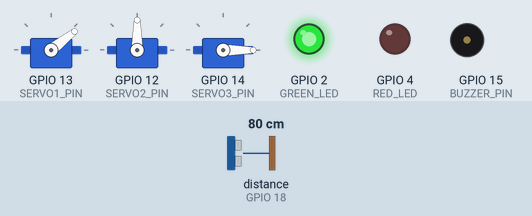
Recording of a sketch running on a simulated ESP32. Parts: 3 × servo, output pins drawn as LEDs (lit = HIGH), buzzer (waves = sounding, pin HIGH). Wiring (inferred from the names in the program): ultrasonic range finder: trigger GPIO 5; echo GPIO 18. The test bench sets the inputs (shaded band); at power-on: distance to the obstacle (sensor on GPIO 18) 80 cm. The echo pulse lasts 58.3 µs per cm; pins used as bus, display or sensor lines are not drawn; what the sketch prints to the serial monitor is not drawn.

Above: at 1.7 s.
1.8 s: distance to the obstacle (sensor on GPIO 18) set to 44 cm
At 2.17 s:
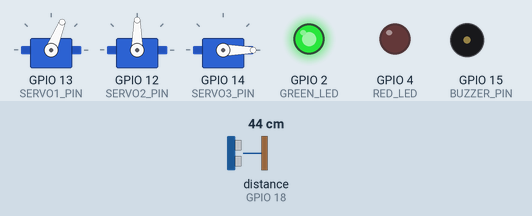
4.8 s: distance to the obstacle (sensor on GPIO 18) set to 35 cm
At 6.2 s:
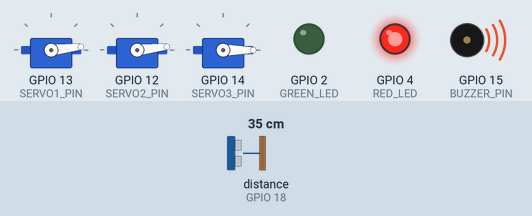
7.8 s: distance to the obstacle (sensor on GPIO 18) set to 7 cm
10.6 s: distance to the obstacle (sensor on GPIO 18) set to 4 cm
At 11.2 s:
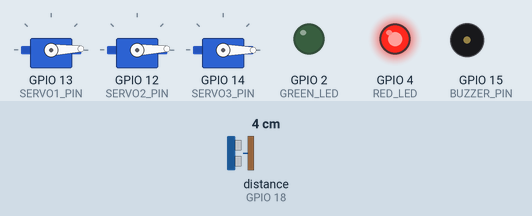
13.6 s: distance to the obstacle (sensor on GPIO 18) set to 2 cm
16.6 s: distance to the obstacle (sensor on GPIO 18) set to 9 cm
At 17.6 s:
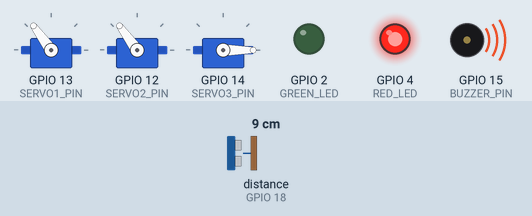
Timing chart, 0 to 29.3 s (numbered marks = the images above; inputs shaded):
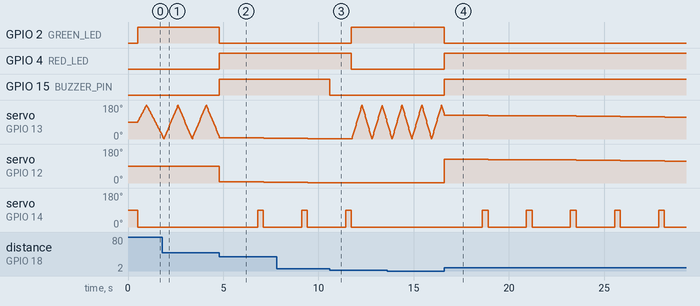

The sketch:

TRIGGER.ino
```cpp
#include <WiFi.h>
#include <WebServer.h>
#include <ESP32Servo.h>

// -------- WIFI --------
const char* ssid = "ESP32-RADAR";
const char* password = "12345678";
WebServer server(80);

// -------- PINS --------
#define SERVO1_PIN 13
#define SERVO2_PIN 12
#define SERVO3_PIN 14

#define TRIG_PIN 5
#define ECHO_PIN 18

#define GREEN_LED 2
#define RED_LED 4
#define BUZZER_PIN 15

#define RADAR_MIN 5
#define RADAR_MAX 40

Servo radarServo;
Servo targetServo;
Servo triggerServo;

int radarAngle = 90;
int direction = 1;

float distance;

bool targetLocked = false;
bool fired = false;
bool triggerActive = false;

int lockedAngle = 0;

unsigned long detectTime = 0;
unsigned long triggerTime = 0;

// -------- WEB PAGE --------
String page = R"====(
<!DOCTYPE html>
<html>
<head>
<title>Radar</title>
<style>
body { background:black; margin:0; overflow:hidden; }
canvas { display:block; }
</style>
</head>
<body>
<canvas id="radar"></canvas>
<script>
let canvas = document.getElementById("radar");
let ctx = canvas.getContext("2d");

canvas.width = window.innerWidth;
canvas.height = window.innerHeight;

let angle = 90;
let dist = 0;

function drawRadar() {

  ctx.fillStyle = "black";
  ctx.fillRect(0,0,canvas.width,canvas.height);

  let cx = canvas.width/2;
  let cy = canvas.height;

  ctx.strokeStyle = "green";

  for(let i=1;i<=4;i++){
    ctx.beginPath();
    ctx.arc(cx, cy, i*100, Math.PI, 2*Math.PI);
    ctx.stroke();
  }

  ctx.strokeStyle = "lime";
  ctx.beginPath();
  ctx.moveTo(cx, cy);
  ctx.lineTo(cx + 300*Math.cos(angle*Math.PI/180),
             cy - 300*Math.sin(angle*Math.PI/180));
  ctx.stroke();

  if(dist < 40){
    let r = dist * 5;
    let x = cx + r*Math.cos(angle*Math.PI/180);
    let y = cy - r*Math.sin(angle*Math.PI/180);

    ctx.fillStyle = "red";
    ctx.beginPath();
    ctx.arc(x,y,5,0,2*Math.PI);
    ctx.fill();
  }
}

function updateData(){
  fetch("/data")
  .then(res => res.json())
  .then(data=>{
    angle = data.angle;
    dist = data.distance;
  });
}

setInterval(updateData, 80);
setInterval(drawRadar, 30);
</script>
</body>
</html>
)====";


// -------- SENSOR --------
float getDistance() {
  digitalWrite(TRIG_PIN, LOW);
  delayMicroseconds(2);
  digitalWrite(TRIG_PIN, HIGH);
  delayMicroseconds(10);
  digitalWrite(TRIG_PIN, LOW);

  long duration = pulseIn(ECHO_PIN, HIGH, 30000);
  if(duration == 0) return 400;

  return duration * 0.034 / 2;
}


// -------- SETUP --------
void setup() {

  Serial.begin(115200);

  radarServo.attach(SERVO1_PIN);
  targetServo.attach(SERVO2_PIN);
  triggerServo.attach(SERVO3_PIN);

  radarServo.write(90);
  delay(500);

  triggerServo.write(0);

  pinMode(TRIG_PIN, OUTPUT);
  pinMode(ECHO_PIN, INPUT);

  pinMode(GREEN_LED, OUTPUT);
  pinMode(RED_LED, OUTPUT);
  pinMode(BUZZER_PIN, OUTPUT);

  digitalWrite(GREEN_LED, HIGH);

  WiFi.softAP(ssid, password);

  server.on("/", [](){
    server.send(200, "text/html", page);
  });

  server.on("/data", [](){
    String json = "{\"angle\":" + String(radarAngle) +
                  ",\"distance\":" + String(distance) + "}";
    server.send(200, "application/json", json);
  });

  server.begin();
}


// -------- LOOP --------
void loop() {

  server.handleClient();

  // RADAR MOVEMENT (STOP WHEN TARGET)
  if (!targetLocked) {
    radarServo.write(radarAngle);

    radarAngle += direction * 2;

    if (radarAngle >= 180) {
      radarAngle = 180;
      direction = -1;
    }

    if (radarAngle <= 0) {
      radarAngle = 0;
      direction = 1;
    }
  }

  // DISTANCE
  distance = getDistance();

  // SERIAL (FOR PROCESSING)
  Serial.print(radarAngle);
  Serial.print(",");
  Serial.println(distance);

  // NORMAL BUZZER (NO BEEP-BEEP)
  if (distance > RADAR_MIN && distance < RADAR_MAX) {
    digitalWrite(BUZZER_PIN, HIGH);
  } else {
    digitalWrite(BUZZER_PIN, LOW);
  }

  // TARGET LOCK
  if (!targetLocked && distance > RADAR_MIN && distance < RADAR_MAX) {

    targetLocked = true;
    fired = false;

    lockedAngle = radarAngle;
    detectTime = millis();

    radarServo.write(lockedAngle);
    targetServo.write(lockedAngle);

    digitalWrite(GREEN_LED, LOW);
    digitalWrite(RED_LED, HIGH);
  }

  // TRIGGER
  if (targetLocked && !fired && millis() - detectTime > 2000) {

    triggerServo.write(90);

    triggerTime = millis();
    triggerActive = true;
    fired = true;
  }

  // RESET
  if (triggerActive && millis() - triggerTime > 300) {

    triggerServo.write(0);

    triggerActive = false;
    targetLocked = false;

    digitalWrite(RED_LED, LOW);
    digitalWrite(GREEN_LED, HIGH);
  }

  delay(5);
}
```

Measured:
- the behaviour switches between 41 and 40 cm on distance to the obstacle (sensor on GPIO 18) (found by bisection; images 1 and 2)
- the behaviour switches between 6 and 5 cm on distance to the obstacle (sensor on GPIO 18) (found by bisection; images 2 and 3)
- after the input at 4.8 s, GPIO 2 (GREEN_LED): HIGH → LOW at once; GPIO 4 (RED_LED), GPIO 15 (BUZZER_PIN): LOW → HIGH at once; servo on GPIO 12 (SERVO2_PIN): 90° → 6° at once, → 4° 2.3 s later; servo on GPIO 14 (SERVO3_PIN): 0° → 90° after 2.0 s, → 0° 0.30 s later
- after the input at 10.6 s, GPIO 2 (GREEN_LED): LOW → HIGH after 1.1 s; GPIO 4 (RED_LED): HIGH → LOW after 1.1 s; GPIO 15 (BUZZER_PIN): HIGH → LOW at once; servo on GPIO 12 (SERVO2_PIN): stays 2° (without the input it goes to 0° after 1.1 s)
- after the input at 16.6 s, GPIO 2 (GREEN_LED): HIGH → LOW at once; GPIO 4 (RED_LED): LOW → HIGH at once
